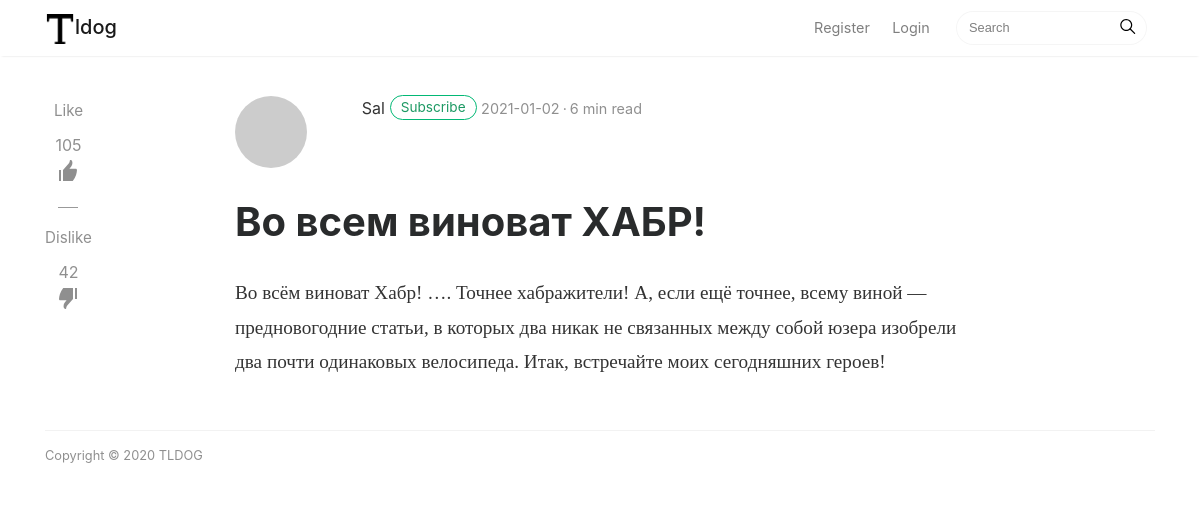
The page /post/5 on the database its author committed.
### app.py (models this page shows, shortened)
class Articles(db.Model):
    id = db.Column(db.Integer, primary_key=True)
    title = db.Column(db.String(100), nullable=False)
    intro = db.Column(db.String(300), nullable=False)
    text = db.Column(db.Text, nullable=False)
    date = db.Column(db.Date, default=datetime.utcnow)
    creator_id = db.Column(db.Integer)

### app.py (the view)
@app.route('/post/<id>')
def get_post(id):
    post = Articles.query.filter_by(id=id).first()
    return render_template('post.html', post = post)

### templates/post.html (shortened to what this page needs)
<!DOCTYPE html>
<html lang="ru">
<head>
<link href="../static/css/bootstrap.min.css" rel="stylesheet">
<link href="https://maxcdn.bootstrapcdn.com/font-awesome/4.7.0/css/font-awesome.min.css" rel="stylesheet">
<link href="../static/css/mediumish.css" rel="stylesheet">
</head>
<body>
<nav class="navbar navbar-toggleable-md navbar-light bg-white fixed-top mediumnavigation">
<div class="container">
	<a class="navbar-brand" href="/">
	<img src="../static/img/logo.png" alt="logo"><span style="margin-left: -5px;">ldog</span>
	</a>
	<div class="collapse navbar-collapse" id="navbarsExampleDefault">
		<ul class="navbar-nav ml-auto">
	    	{% if current_user.is_authenticated is true %}
			<li class="nav-item active">
			<a class="nav-link" href="/profile/tilda">Profile</a>
			</li>
			<li class="nav-item active">
			<a class="nav-link" href="/create-article">Create Post</a>
			</li>
			{% else %}
			<li class="nav-item">
			<a class="nav-link" href="/register">Register</a>
			</li>
			<li class="nav-item">
			<a class="nav-link" href="/login">Login</a>
			</li>
			{% endif %}
		</ul>
		<form class="form-inline my-2 my-lg-0">
			<input class="form-control mr-sm-2" type="text" placeholder="Search">
			<span class="search-icon"><svg class="svgIcon-use" width="25" height="25" viewbox="0 0 25 25"><path d="M20.067 18.933l-4.157-4.157a6 6 0 1 0-.884.884l4.157 4.157a.624.624 0 1 0 .884-.884zM6.5 11c0-2.62 2.13-4.75 4.75-4.75S16 8.38 16 11s-2.13 4.75-4.75 4.75S6.5 13.62 6.5 11z"></path></svg></span>
		</form>
	</div>
</div>
</nav>
<div class="container">
	<div class="row">
		<div class="col-md-2 col-xs-12">
			<div class="share" style="display: block;">
				<p>
					Like
				</p>
				<ul>
					<li>
					<a href="#like">
					105<br/>
					</a>
					</li>
				</ul>
				<div class="sep">
				</div>
				<p>
					Dislike
				</p>
				<ul>
					<li>
					<a href="#dislike">
					42<br/>
					</a>
					</li>
				</ul>
			</div>
		</div>
		<div class="col-md-8 col-md-offset-2 col-xs-12">
			<div class="mainheading">
				<div class="row post-top-meta">
					<div class="col-md-2">
						<a href="author.html"><img class="author-thumb" src="https://www.gravatar.com/avatar/e56154546cf4be74e393c62d1ae9f9d4?s=250&amp;d=mm&amp;r=x" alt="Sal"></a>
					</div>
					<div class="col-md-10">
						<a class="link-dark" href="author.html">Sal</a><a href="#" class="btn follow">Subscribe</a>
						<span class="post-date">{{ post.date}}</span><span class="dot"></span><span class="post-read">6 min read</span>
					</div>
				</div>
				<h1 class="posttitle">{{ post.title }}</h1>
			</div>
			<div class="article-post">
				{{ post.text | safe}}
			</div>
		</div>
	</div>
</div>
<div class="container">
	<div class="footer">
		<p class="pull-left">
			 Copyright &copy; 2020 TLDOG
		</p>
		<div class="clearfix">
		</div>
	</div>
</div>
</body>
</html>

### static/css/mediumish.css (style rules this page uses)
body { padding-top:5rem; }
.mainheading { padding:1rem 0rem; }
a { color:#00ab6b; }
a,a:hover { transition:all 0.2s; }
.mediumnavigation { background:rgba(255,255,255,.97); box-shadow:0 2px 2px -2px rgba(0,0,0,.15); }
@media (min-width:992px) { .navbar-toggleable-md .navbar-nav .nav-link { padding-right:.7rem; padding-left:.7rem; } }
.author-thumb { width:40px; height:40px; float:left; margin-right:13px; border-radius:100%; }
.post-top-meta { margin-bottom:2rem; }
.post-top-meta .author-thumb { width:72px; height:72px; }
.post-top-meta span { font-size:0.9rem; color:rgba(0,0,0,.44); display:inline-block; }
span.post-name,span.post-date,span.author-meta { display:inline-block; }
span.post-date,span.post-read { color:rgba(0,0,0,.44); }
.dot:after { content:"·"; margin-left:3px; margin-right:3px; }
.mediumnavigation .form-control { font-size:0.8rem; border-radius:30px; overflow:hidden; border:1px solid rgba(0,0,0,0.04); }
.mediumnavigation .form-inline { margin-left:15px; }
.mediumnavigation .navbar-brand { font-weight:500; }
.mediumnavigation .nav-item,.dropdown-menu { font-size:0.9rem; }
.mediumnavigation .search-icon { margin-left:-40px; display:inline-block; margin-top:3px; cursor:pointer; }
.mediumnavigation .navbar-brand img { max-height:30px; margin-right:5px; }
.mainheading h1.posttitle { font-weight:700; margin-bottom:1rem; }
.footer { border-top:1px solid rgba(0,0,0,.05)!important; padding-top:15px; padding-bottom:12px; font-size:0.8rem; color:rgba(0,0,0,.44); margin-top:50px; }
.link-dark { color:rgba(0,0,0,.8); }
.article-post { font-family:Merriweather; font-size:1.2rem; line-height:1.8; color:rgba(0,0,0,.8); }
.share { text-align:center; margin-top:20px; }
.share p { margin-bottom:10px; font-size:0.95rem; }
.share { display:none; }
.share ul li { display:inline-block; margin-bottom:5px; }
.share ul { padding-left:0; margin-left:0; }
@media (min-width:1024px) { .share { position:fixed; display:block; } }
@media (min-width:1024px) { .share ul li { display:block; } }
.share,.share a { color:rgba(0,0,0,.44); fill:rgba(0,0,0,.44); }
.sep { height:1px; width:20px; background:#999; margin:0px auto; margin-bottom:1.2rem; }
.btn.follow { border-color:#02B875; color:#1C9963; padding:3px 10px; text-align:center; border-radius:999em; font-size:0.85rem; display:inline-block; }
.post-top-meta .btn.follow { margin-left:5px; margin-top:-4px; }

### rows shown on the page
Articles: date "2021-01-02", title "Во всем виноват ХАБР!", text "Во всём виноват Хабр! …. Точнее хабражители! А, если ещё точнее, всему виной — предновогодние статьи, в которых два никак не связанных между собой юзера изобрели два почти одинаковых велосипеда. Итак, встречайте моих сегодняшних героев!"
